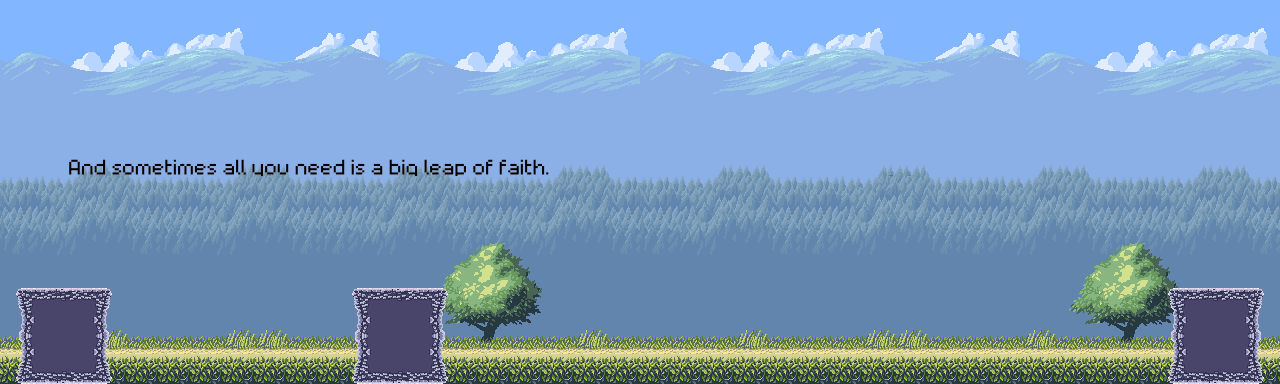

A level layout from a 2D game, rendered from its tile map. Below: a short description, then the map file with tile-grid data replaced by summaries:
An orthogonal 80x24 tile map with 16x16 px tiles, 5 tile layers (background, forset, grass, platform, ...), 7 tilesets and 22 objects (7x enemy, 6x coin, 3x crate).

<map version="1.10" tiledversion="1.11.0" orientation="orthogonal" renderorder="right-down" width="80" height="24" tilewidth="16" tileheight="16" infinite="0" nextlayerid="9" nextobjectid="295">
 <editorsettings>
  <export target="../4.lua" format="lua" />
 </editorsettings>
 <tileset firstgid="1" name="country-platform-tiles-example" tilewidth="16" tileheight="16" tilecount="336" columns="24">
  <image source="../../assets/country-platform-files/layers/country-platform-tiles-example.png" width="384" height="224" />
 </tileset>
 <tileset firstgid="337" name="country-platform-forest" tilewidth="16" tileheight="16" tilecount="140" columns="10">
  <image source="../../assets/country-platform-files/layers/country-platform-forest.png" width="160" height="224" />
 </tileset>
 <tileset firstgid="477" name="country-platform-back" tilewidth="16" tileheight="16" tilecount="336" columns="24">
  <image source="../../assets/country-platform-files/layers/country-platform-back.png" width="384" height="224" />
 </tileset>
 <tileset firstgid="813" name="Metroidvania Brick Tile" tilewidth="16" tileheight="16" tilecount="126" columns="14">
  <image source="../../assets/country-platform-files/layers/Metroidvania Brick Tile.png" width="224" height="152" />
 </tileset>
 <tileset firstgid="939" name="sometimes_life_doesn_t_give_you_what_you_want___not_because_you_don_t_deserve_it___but_because_you_deserve_more.-removebg-preview" tilewidth="16" tileheight="16" tilecount="112" columns="56">
  <image source="../../assets/text/sometimes_life_doesn_t_give_you_what_you_want___not_because_you_don_t_deserve_it___but_because_you_deserve_more.-removebg-preview.png" width="900" height="40" />
 </tileset>
 <tileset firstgid="1051" name="Untitled_design-removebg-preview" tilewidth="16" tileheight="16" tilecount="112" columns="56">
  <image source="../../assets/text/Untitled_design-removebg-preview.png" width="900" height="40" />
 </tileset>
 <tileset firstgid="1163" name="Sometimes_all_you_need_is_a_big_leap_of_faith.-removebg-preview" tilewidth="16" tileheight="16" tilecount="112" columns="56">
  <image source="../../assets/text/Sometimes_all_you_need_is_a_big_leap_of_faith.-removebg-preview.png" width="900" height="40" />
 </tileset>
 <layer id="2" name="background" width="80" height="24">
  <data>[1920 cells, 1600 non-empty, 366 distinct tile ids]</data>
 </layer>
 <layer id="3" name="forset" width="80" height="24">
  <data>[1920 cells, 440 non-empty, 55 distinct tile ids]</data>
 </layer>
 <layer id="1" name="grass" width="80" height="24">
  <data>[1920 cells, 504 non-empty, 194 distinct tile ids]</data>
 </layer>
 <layer id="5" name="platform" width="80" height="24">
  <data>[1920 cells, 108 non-empty, 36 distinct tile ids]</data>
 </layer>
 <layer id="8" name="text" width="80" height="24">
  <data>[1920 cells, 140 non-empty, 140 distinct tile ids]</data>
 </layer>
 <objectgroup color="#ffff00" id="6" name="objects">
  <object id="265" name="Enemy" type="enemy" x="1060.44" y="317.492">
   <point />
  </object>
  <object id="268" name="Coin" type="coin" x="306.982" y="130.737">
   <ellipse />
  </object>
  <object id="275" name="Crate" type="crate" x="206.158" y="300.193" width="34" height="34" />
  <object id="276" name="Crate" type="crate" x="293.175" y="298.789" width="34" height="34" />
  <object id="277" name="Crate" type="crate" x="291.772" y="238.439" width="34" height="34" />
  <object id="278" name="Enemy" type="enemy" x="973.895" y="316.368">
   <point />
  </object>
  <object id="280" name="Enemy" type="enemy" x="867.614" y="320.965">
   <point />
  </object>
  <object id="281" name="Enemy" type="enemy" x="761.089" y="313.703">
   <point />
  </object>
  <object id="282" name="Enemy" type="enemy" x="636.947" y="310.789">
   <point />
  </object>
  <object id="288" name="Enemy" type="enemy" x="507" y="311">
   <point />
  </object>
  <object id="289" name="Enemy" type="enemy" x="1129" y="306">
   <point />
  </object>
  <object id="290" name="Coin" type="coin" x="1205.33" y="255.333">
   <ellipse />
  </object>
  <object id="291" name="Coin" type="coin" x="1208.67" y="210.667">
   <ellipse />
  </object>
  <object id="292" name="Coin" type="coin" x="1209.33" y="166">
   <ellipse />
  </object>
  <object id="293" name="Coin" type="coin" x="1212.67" y="118.667">
   <ellipse />
  </object>
  <object id="294" name="Coin" type="coin" x="1214" y="81.3333">
   <ellipse />
  </object>
 </objectgroup>
 <objectgroup color="#00aa00" id="7" name="solid">
  <object id="39" x="2" y="344" width="1275" height="40">
   <properties>
    <property name="collidable" type="bool" value="true" />
   </properties>
  </object>
  <object id="64" x="1171.06" y="289.508" width="91.2269" height="53.6515">
   <properties>
    <property name="collidable" type="bool" value="true" />
   </properties>
  </object>
  <object id="93" x="18.387" y="287.841" width="87.2269" height="53.6515">
   <properties>
    <property name="collidable" type="bool" value="true" />
   </properties>
  </object>
  <object id="94" x="-11.6137" y="-5.49267" width="14.5603" height="349.651">
   <properties>
    <property name="collidable" type="bool" value="true" />
   </properties>
  </object>
  <object id="285" x="349.387" y="289.174" width="91.2269" height="53.6515">
   <properties>
    <property name="collidable" type="bool" value="true" />
   </properties>
  </object>
  <object id="286" x="590.387" y="204.174" width="536.227" height="37.6515">
   <properties>
    <property name="collidable" type="bool" value="true" />
   </properties>
  </object>
 </objectgroup>
</map>
